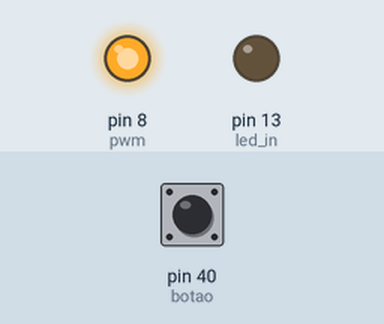
The sketch below on a simulated Arduino Mega 2560, built with avr-gcc and run on an emulated ATmega2560. Parts: output pins drawn as LEDs (lit = HIGH). Inputs (shaded band) come from the test bench; at power-on: pin 40 (botao) LOW. What the sketch prints to the serial monitor is not drawn.

Above: at 1.7 s.
1.8 s: pin 40 (botao) pulled HIGH for 0.15 s
At 2.01 s:
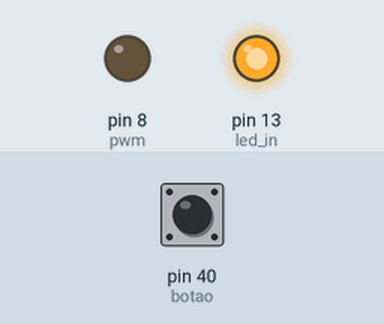
6.7 s: pin 40 (botao) pulled HIGH for 3.2 s
At 10.3 s:
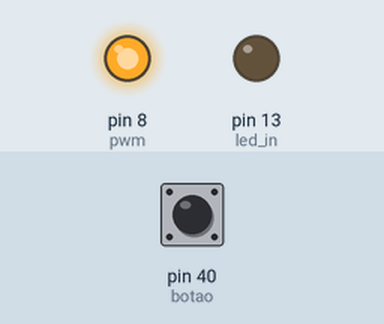
Timing chart, 0 to 11.8 s (numbered marks = the images above; inputs shaded):
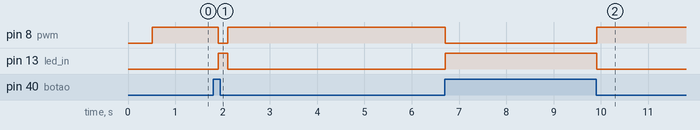

Measured:
- after the input at 1.8 s, pin 8 (pwm): HIGH → LOW after 0.11 s, → HIGH 0.20 s later; pin 13 (led_in): LOW → HIGH after 0.11 s, → LOW 0.20 s later
- after the input at 6.7 s, pin 8 (pwm): HIGH → LOW at once, → HIGH 3.2 s later; pin 13 (led_in): LOW → HIGH at once, → LOW 3.2 s later

The sketch:

TesteSlave3.ino
```cpp
#include <Wire.h>
#include "EEPROMAnything.h"
#include <EEPROM.h>

int number = 0;
int state = 0;
int address = 0;
int nbr = 0;

struct config_t{
  int writed;
  int address;
  int number;
  //int cont;
}configuration;

void getValues(){
  Serial.print("\n------------------------------------------------\n");
  Serial.println("Obtendo Valores...");
  delay(200);
  EEPROM_readAnything(0, configuration);
  Serial.print("Gravado(1- sim, 0- nao):");
  Serial.println(configuration.writed);
  Serial.print("Endereco guardado:");
  Serial.println(configuration.address);
  Serial.print("Numero guardado:");
  Serial.println(configuration.number);

  if(configuration.writed == 1){
    address = configuration.address;
    number = configuration.number;
  Serial.println("Dados Recuperados!!");
  }else{
    address = 0;
    delay(300);
  }
  Serial.println("Feito!");
  Serial.print("\n------------------------------------------------\n");

}

boolean saveValues(){
  Serial.print("\n------------------------------------------------\n");
  Serial.println("Salvando Valores...");
  configuration.writed = 1;
  configuration.address = address;
  configuration.number = number;
  //configuration.cont = cont;

  EEPROM_writeAnything(0, configuration);

  Serial.print("Writed: ");
  Serial.println(configuration.writed);
  Serial.print("Endereco gravado: ");
  Serial.println(configuration.address);
  Serial.print("Numero: ");
  Serial.println(configuration.number);

  //EEPROM_writeAnything(0, configuration);
  Serial.println("Feito");
  Serial.print("\n------------------------------------------------\n");
}

void setup() {

  int botao = 40;
  int led_in = 13;
  pinMode(botao, INPUT);
  pinMode(led_in, OUTPUT);
  Serial.begin(9600);         // start serial for output

  getValues();
  //saveValues();

  //initialize i2c as slave
  Wire.begin(address);

  //define callbacks for i2c communication
  Wire.onReceive(receiveData);


  Serial.println("Ready!");
}

void loop() {
  interrupcao();
  delay(200);
}

void interrupcao(){
  int pwm = 8;
  int estadoBotao = 0;
  estadoBotao = digitalRead(40);

  if(estadoBotao == HIGH){
    analogWrite(pwm, 0);
    digitalWrite(13, HIGH);
  }else{
    digitalWrite(13, LOW);
    analogWrite(pwm, 255);
  }

}

//MODULOS PROGRAMAVEIS\\

/*
  -Modulo I-
Reenderecamento
*/
void receiveAddr(int bytCount) {

  int aux = 0;

  if (Wire.available()) {
    aux = Wire.read();
    address = aux;

    Serial.print("Dado Recebido: ");
    Serial.println(aux);
    saveValues();
    asm volatile ("  jmp 0");
  }
}

void sender(){

  //Constantes
  int MASTER_ADDRESS = 0;
  int SPCE = 4;
  int trash = 0;

  if(Wire.available()){
    trash = Wire.read();
    Wire.beginTransmission(MASTER_ADDRESS);
    delay(100);
    Wire.write(SPCE);
    Wire.endTransmission();
  }

}

/*
-Modulo II-
Comunicação
*/
void receiveInf(int bytCount) {
  int aux = 0;

  if (Wire.available()) {
    aux = Wire.read();
    if(aux != 255){
      number = aux;
    }

    Serial.print("\n*receiveInf*Dado Recebido: ");
    Serial.println(aux);
    saveValues();
  }
}

// callback for received data
void receiveData(int byteCount) {

  int aux = 0;

  if(Wire.available()) {
    aux = Wire.read();
    Serial.print("Dado Recebido: ");
    Serial.println(aux);

    if(aux == 1){
      nbr = aux;
      Serial.print("\n-----------------REENDERECANDO------------------\n");
      Wire.onRequest(sendDataR);
      Wire.onReceive(receiveAddr);
    }else if(aux == 2){
      Wire.onRequest(sendDataN);
    }else if(aux == 3){
      nbr = aux;
      Wire.onRequest(sendDataR);
      Wire.onReceive(receiveInf);
    }else{
      nbr = aux;
      Wire.onRequest(sendDataR);
    }
    aux = 0;
  }
}
// callback for sending data
void sendDataN() {
  Wire.write(number);
}

void sendDataR() {
  Wire.write(nbr);
}
```

EEPROMAnything.h
```cpp
#include <EEPROM.h>
#include <Arduino.h> //para definições de tipo

template <class T> int EEPROM_writeAnything(int ee, const T& value){

   const byte* p = (const byte*)(const void*)&value;
   unsigned int i;


   for(i = 0; i < sizeof(value); i++)
     EEPROM.write(ee++, *p++);
   return i;
}

template <class T> int EEPROM_readAnything(int ee, T& value){

  byte* p = (byte*)(void*)&value;
  unsigned int i;
  for (i = 0; i < sizeof(value); i++)
    *p++ = EEPROM.read(ee++);
  return i;
}
```
